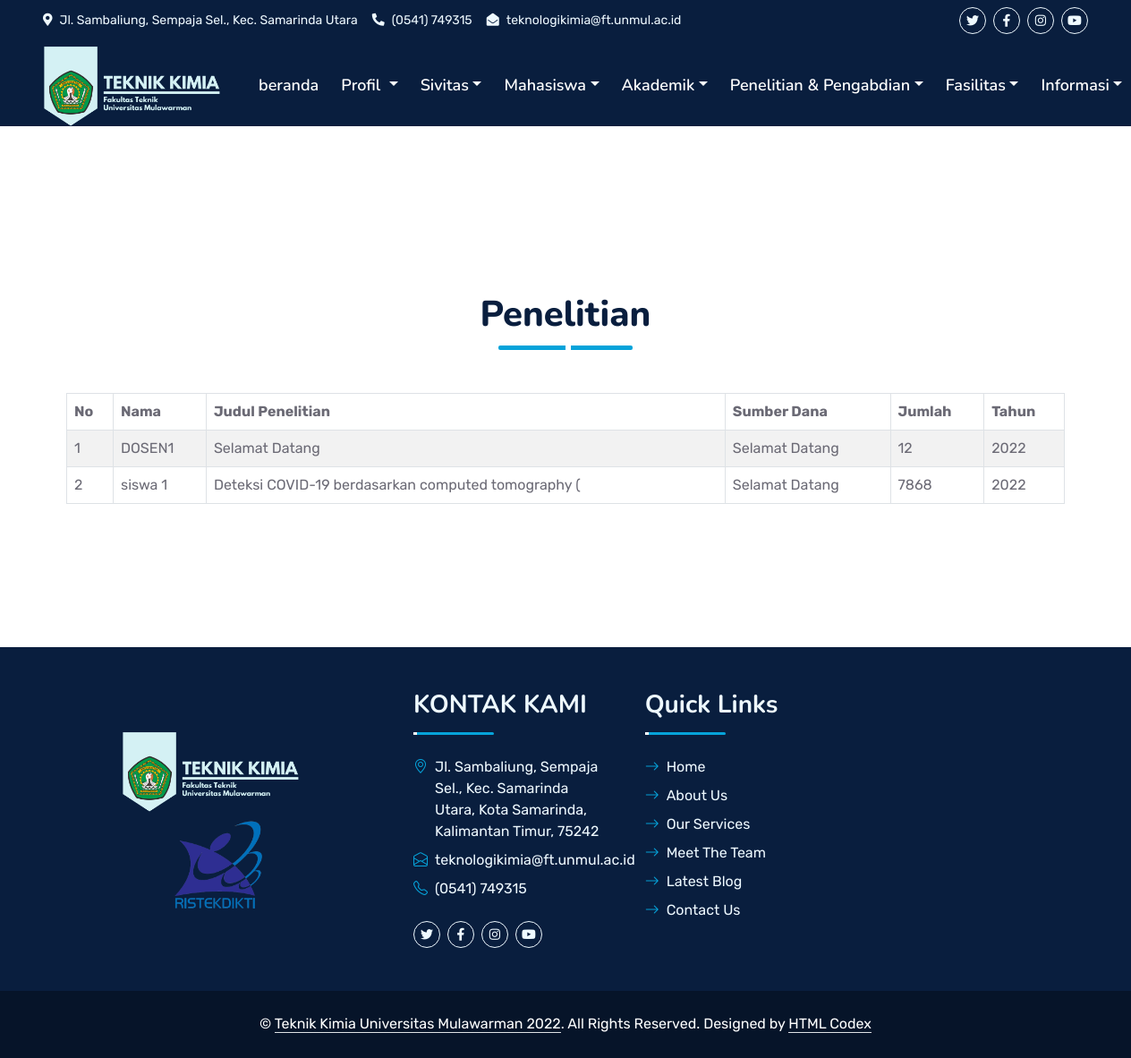
/detail_penelitian/2022, run on the app's committed database.
### website/models.py (models this page shows, shortened)
class Penelitian(models.Model):
    year_dropdown = []
    for y in range(2011, (datetime.datetime.now().year + 1)):
        year_dropdown.append((y, y))
    dosen = models.ForeignKey(Dosen, on_delete=models.CASCADE)
    tahun = models.IntegerField(('tahun'), choices=year_dropdown, default=datetime.datetime.now().year)
    judul = models.CharField(max_length=500)
    sumber = models.CharField(max_length=200)
    jumlah = models.CharField(max_length=50)
    created_at = models.DateTimeField(auto_now_add=True)
    updated_at = models.DateTimeField(auto_now=True)
    class Meta:
        verbose_name_plural = "Penelitian"

class Dosen(models.Model):
    nama = models.CharField(max_length=50)
    email = HTMLField()
    foto = models.FileField(upload_to=_upload_path, validators=[
                              FileExtensionValidator(['jpg','png']), file_size])
    s1 = models.CharField(max_length=50)
    s2 = models.CharField(max_length=50)
    s3 = models.CharField(max_length=50, blank=True, null=True)
    google_scholar = models.CharField(max_length=50)
    schopus = models.CharField(max_length=50)
    sinta = models.CharField(max_length=50)
    created_at = models.DateTimeField(auto_now_add=True)
    updated_at = models.DateTimeField(auto_now=True)
    class Meta:
        verbose_name_plural = "Dosen"

### website/views.py (the view)
# urls.py: path('detail_penelitian/<int:pk>', views.detail_penelitian, name='detail_penelitian'),
def detail_penelitian(request, pk):
    penelitians = models.Penelitian.objects.filter(tahun=pk)
    context = {
        'rows': penelitians,
    }
    return render(request, 'website/detail_penelitian.html', context)

### templates/website/detail_penelitian.html (shortened to what this page needs)
{% extends 'website/base1.html' %}
{% load static %}
{% block body %}
    <div class="container-fluid py-5 wow fadeInUp" data-wow-delay="0.1s">
        <div class="container py-5">
            <div class="section-title text-center position-relative pb-3 mb-5 mx-auto" style="max-width: 600px;">
                <h1 class="mb-0">Penelitian</h1>
            </div>
            <div class="row g-5">
                                        <div class="table-responsive">
                                            <table id="example" class="table table-striped table-bordered">
                                    <thead>
                                        <tr>
                                            <th>No</th>
                                            <th>Nama</th>
                                            <th>Judul Penelitian</th>
                                            <th>Sumber Dana</th>
                                            <th>Jumlah</th>
                                            <th>Tahun</th>
                                        </tr>
                                    </thead>
                                    <tbody>
                                        {% for row in rows %}
                                            <tr>
                                                <td>{{ forloop.counter }}</td>
                                                <td>{{ row.dosen.nama }} </td>
                                                <td>{{ row.judul}}</td>
                                                <td>{{ row.sumber }}</td>
                                                <td>{{ row.jumlah }}</td>
                                                <td>{{ row.tahun }}</td>
                                            </tr>
                                        {% endfor %}
                                    </tbody>
                                </table>
                                </div>
                </div>
            </div>
        </div>
{% endblock %}

### static/css/style.css (style rules this page uses)
:root { --primary: #06A3DA; --secondary: #34AD54; --light: #EEF9FF; --dark: #091E3E; }
h1, h2, .fw-bold { font-weight: 800 !important; }
.section-title::before { position: absolute; content: ""; width: 150px; height: 5px; left: 0; bottom: 0; background: var(--primary); border-radius: 2px; }
.section-title.text-center::before { left: 50%; margin-left: -75px; }
.section-title::after { position: absolute; content: ""; width: 6px; height: 5px; bottom: 0px; background: #FFFFFF; -webkit-animation: section-title-run 5s infinite linear; animation: section-title-run 5s infinite linear; }
.section-title.text-center::after { -webkit-animation: section-title-run-center 5s infinite linear; animation: section-title-run-center 5s infinite linear; }

### data on the page
Penelitian: dosen.nama "DOSEN1", judul "Selamat Datang", sumber "Selamat Datang", jumlah "12", tahun "2022"
Penelitian: dosen.nama "siswa 1", judul "Deteksi COVID-19 berdasarkan computed tomography (", sumber "Selamat Datang", jumlah "7868", tahun "2022"
